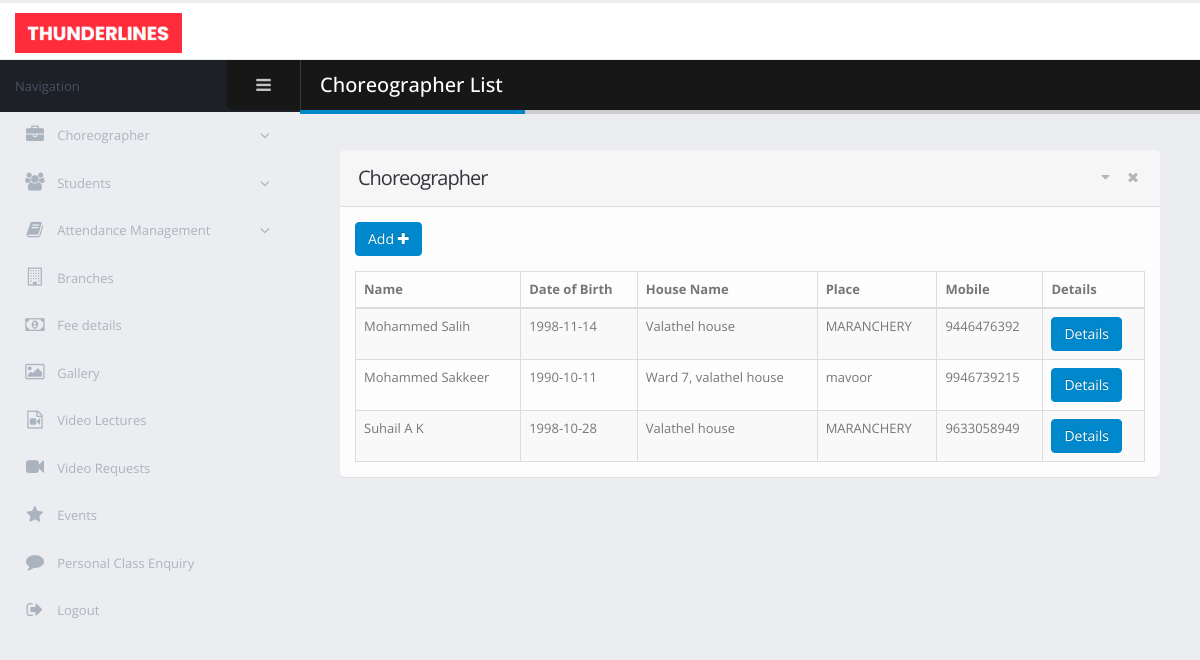
Page /admin/choreographer_list.php on the committed database.
### tables this page shows
CREATE TABLE `choreographer` (
  `choreographer_id` int(11) NOT NULL,
  `choreographer_name` varchar(50) NOT NULL,
  `choreographer_dob` date NOT NULL,
  `address` varchar(40) NOT NULL,
  `place` varchar(30) NOT NULL,
  `pincode` int(11) NOT NULL,
  `district` varchar(25) NOT NULL,
  `mobile` bigint(12) NOT NULL,
  `email` varchar(25) NOT NULL,
  `sallary` int(11) NOT NULL,
  `qualification` varchar(20) NOT NULL
);

### admin/choreographer_list.php (the view, shortened to what this page needs)
<!doctype html>
<html class="fixed">
<head>
    <link rel="stylesheet" href="assets/vendor/bootstrap/css/bootstrap.css" />
    <link rel="stylesheet" href="assets/vendor/font-awesome/css/font-awesome.css" />
    <link rel="stylesheet" href="assets/vendor/magnific-popup/magnific-popup.css" />
    <link rel="stylesheet" href="assets/vendor/bootstrap-datepicker/css/bootstrap-datepicker3.css" />
    <link rel="stylesheet" href="assets/vendor/jquery-ui/jquery-ui.css" />
    <link rel="stylesheet" href="assets/vendor/jquery-ui/jquery-ui.theme.css" />
    <link rel="stylesheet" href="assets/vendor/bootstrap-multiselect/bootstrap-multiselect.css" />
    <link rel="stylesheet" href="assets/vendor/morris.js/morris.css" />
    <link rel="stylesheet" href="assets/stylesheets/theme.css" />
    <link rel="stylesheet" href="assets/stylesheets/skins/default.css" />
    <link rel="stylesheet" href="assets/stylesheets/theme-custom.css">
</head>
<body>
<section class="body">
    <header class="header">
        <div class="logo-container">
            <a href="homepage.php" class="logo">
                <img src="assets/images/new_logo.png" alt="Porto Admin" height="40"/>
            </a>
        </div>
    </header>
    <div class="inner-wrapper">
        <aside id="sidebar-left" class="sidebar-left">
            <div class="sidebar-header">
                <div class="sidebar-title">
                    Navigation
                </div>
                <div class="sidebar-toggle hidden-xs" data-toggle-class="sidebar-left-collapsed" data-target="html" data-fire-event="sidebar-left-toggle">
                    <i class="fa fa-bars" aria-label="Toggle sidebar"></i>
                </div>
            </div>
            <div class="nano">
                <div class="nano-content">
                    <nav id="menu" class="nav-main" role="navigation">
                        <ul class="nav nav-main ">
                            <li class="nav-parent ">
                                <a href="#">
                                    <i class="fa fa-briefcase" aria-hidden="true"></i>
                                    <span>Choreographer</span>
                                </a>
                            </li>
                            <li class="nav-parent">
                                <a href="#">
                                    <i class="fa fa-users" aria-hidden="true"></i>
                                    <span>Students</span>
                                </a>
                            </li>
                            <li class="nav-parent">
                                <a href="#">
                                    <i class="fa fa-book" aria-hidden="true"></i>
                                    <span>Attendance Management</span>
                                </a>
                            </li>
                            <li>
                                <a href="branches.php">
                                    <i class="fa fa-building-o" aria-hidden="true"></i>
                                    <span>Branches</span>
                                </a>
                            </li>
                            <li>
                                <a href="fees_details.php">
                                    <i class="fa fa-money" aria-hidden="true"></i>
                                    <span>Fee details</span>
                                </a>
                            </li>
                            <li>
                                <a href="gallery.php">
                                    <i class="fa fa-image" aria-hidden="true"></i>
                                    <span>Gallery</span>
                                </a>
                            </li>
                            <li>
                                <a href="video_lectures.php">
                                    <i class="fa fa-file-video-o" aria-hidden="true"></i>
                                    <span>Video Lectures</span>
                                </a>
                            </li>
                            <li>
                                <a href="video_requests.php">
                                    <i class="fa fa-video-camera" aria-hidden="true"></i>
                                    <span>Video Requests</span>
                                </a>
                            </li>
                            <li>
                                <a href="event_details.php">
                                    <i class="fa fa-star" aria-hidden="true"></i>
                                    <span>Events</span>
                                </a>
                            </li>
                            <li>
                                <a href="personal_class_requests.php">
                                    <i class="fa fa-comment" aria-hidden="true"></i>
                                    <span>Personal Class Enquiry</span>
                                </a>
                            </li>
                            <li>
                                <a href="../login.html">
                                    <i class="fa fa-sign-out" aria-hidden="true"></i>
                                    <span>Logout</span>
                                </a>
                            </li>
                        </ul>
                    </nav>
                </div>
            </div>
        </aside>
        <section role="main" class="content-body">
            <header class="page-header">
                <h2>Choreographer List</h2>
            </header>
            <section class="panel">
                <header class="panel-heading">
                    <div class="panel-actions">
                        <a href="#" class="panel-action panel-action-toggle" data-panel-toggle></a>
                        <a href="#" class="panel-action panel-action-dismiss" data-panel-dismiss></a>
                    </div>
                    <h2 class="panel-title">Choreographer</h2>
                </header>
                <div class="panel-body">
                    <div class="row">
                        <div class="col-sm-6">
                            <div class="mb-md">
                                <a href="choreographer_add.php">
                                    <button id="addchoreobtn" class="btn btn-primary">Add <i class="fa fa-plus"></i> </button>
                                </a>
                            </div>
                        </div>
                    </div>
                    <table class="table table-bordered table-striped mb-none" id="tester_table">
                        <thead>
                        <tr>
                            <th>Name</th>
                            <th>Date of Birth</th>
                            <th>House Name</th>
                            <th>Place</th>
                            <th>Mobile</th>
                            <th>Details</th>
                        </tr>
                        </thead>
                        <tbody>
                        <?php
                        $server_name = "localhost";
                        $user_name = "root";
                        $password = "";
                        $database = "dance-academy";
                        $conn = new mysqli($server_name, $user_name, $password, $database);
                        $choreo_sel = "select choreographer_id, choreographer_name, choreographer_dob, address, place, mobile from choreographer where email in (select user_name from login where user_type='CHOREOGRAPHER') order by choreographer_id desc";
                        $res = $conn->query($choreo_sel);
                        while ($row = $res->fetch_array())
                        {
                            echo "<tr>";
                            echo "<td>$row[1]</td>";
                            echo "<td>$row[2]</td>";
                            echo "<td>$row[3]</td>";
                            echo "<td>$row[4]</td>";
                            echo "<td>$row[5]</td>";
                            echo "<td><a href='choreographer_details.php?id=$row[0]'><button class='btn btn-primary'>Details</button></a></td>";
                        }
                        ?>
                        </tbody>
                    </table>
                </div>
            </section>
        </section>
    </div>
</section>
</body>
</html>

### admin/assets/stylesheets/skins/default.css (style rules this page uses)
a, .btn-link { color: #0088cc; }
body .btn-primary { color: #ffffff; text-shadow: 0 -1px 0 rgba(0, 0, 0, 0.25); background-color: #0088cc; border-color: #0088cc; }
.page-header h2 { border-bottom-color: #0088cc; }

### rows in the picture
choreographer: choreographer_name "Mohammed Salih", choreographer_dob "1998-11-14", address "Valathel house", place "MARANCHERY", mobile "9446476392"
choreographer: choreographer_name "Mohammed Sakkeer", choreographer_dob "1990-10-11", address "Ward 7, valathel house", place "mavoor", mobile "9946739215"
choreographer: choreographer_name "Suhail A K", choreographer_dob "1998-10-28", address "Valathel house", place "MARANCHERY", mobile "9633058949"
